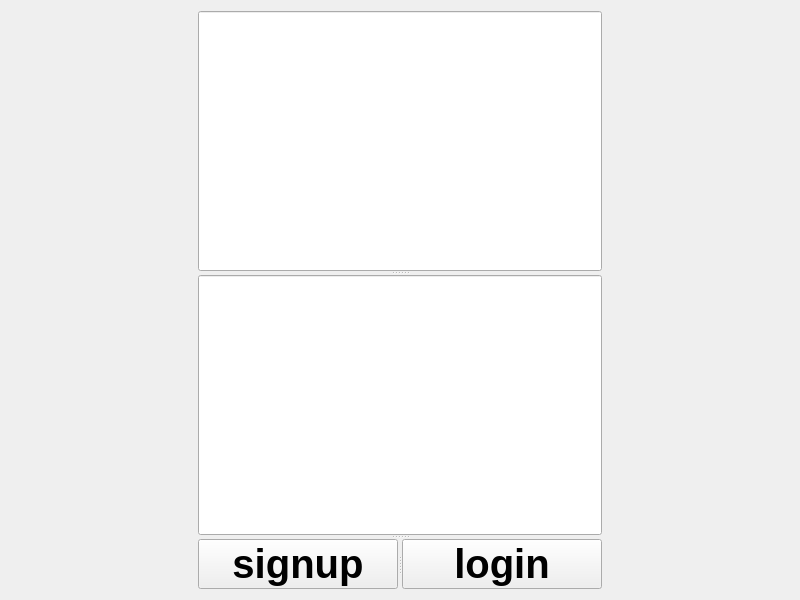
<?xml version="1.0" encoding="UTF-8"?>
<ui version="4.0">
 <class>LoginView</class>
 <widget class="QWidget" name="LoginView">
  <property name="geometry">
   <rect>
    <x>0</x>
    <y>0</y>
    <width>800</width>
    <height>600</height>
   </rect>
  </property>
  <property name="windowTitle">
   <string>Form</string>
  </property>
  <layout class="QHBoxLayout" name="horizontalLayout">
   <item>
    <widget class="QSplitter" name="main_Splitter">
     <property name="orientation">
      <enum>Qt::Orientation::Vertical</enum>
     </property>
     <widget class="QSplitter" name="id_Splitter">
      <property name="orientation">
       <enum>Qt::Orientation::Horizontal</enum>
      </property>
      <widget class="QLineEdit" name="id_LineEdit">
       <property name="minimumSize">
        <size>
         <width>0</width>
         <height>50</height>
        </size>
       </property>
       <property name="font">
        <font>
         <pointsize>20</pointsize>
        </font>
       </property>
      </widget>
     </widget>
     <widget class="QSplitter" name="pw_Splitter">
      <property name="orientation">
       <enum>Qt::Orientation::Horizontal</enum>
      </property>
      <widget class="QLineEdit" name="pw_LineEdit">
       <property name="minimumSize">
        <size>
         <width>0</width>
         <height>50</height>
        </size>
       </property>
       <property name="font">
        <font>
         <pointsize>20</pointsize>
        </font>
       </property>
      </widget>
     </widget>
     <widget class="QSplitter" name="button_Splitter">
      <property name="orientation">
       <enum>Qt::Orientation::Horizontal</enum>
      </property>
      <widget class="QPushButton" name="signup_Button">
       <property name="sizePolicy">
        <sizepolicy hsizetype="Minimum" vsizetype="Fixed">
         <horstretch>0</horstretch>
         <verstretch>0</verstretch>
        </sizepolicy>
       </property>
       <property name="minimumSize">
        <size>
         <width>200</width>
         <height>50</height>
        </size>
       </property>
       <property name="maximumSize">
        <size>
         <width>200</width>
         <height>50</height>
        </size>
       </property>
       <property name="font">
        <font>
         <pointsize>30</pointsize>
         <bold>true</bold>
        </font>
       </property>
       <property name="text">
        <string>signup</string>
       </property>
      </widget>
      <widget class="QPushButton" name="login_Button">
       <property name="sizePolicy">
        <sizepolicy hsizetype="Minimum" vsizetype="Fixed">
         <horstretch>0</horstretch>
         <verstretch>0</verstretch>
        </sizepolicy>
       </property>
       <property name="minimumSize">
        <size>
         <width>200</width>
         <height>50</height>
        </size>
       </property>
       <property name="maximumSize">
        <size>
         <width>200</width>
         <height>50</height>
        </size>
       </property>
       <property name="font">
        <font>
         <pointsize>30</pointsize>
         <bold>true</bold>
        </font>
       </property>
       <property name="text">
        <string>login</string>
       </property>
      </widget>
     </widget>
    </widget>
   </item>
  </layout>
 </widget>
 <resources/>
 <connections/>
</ui>
